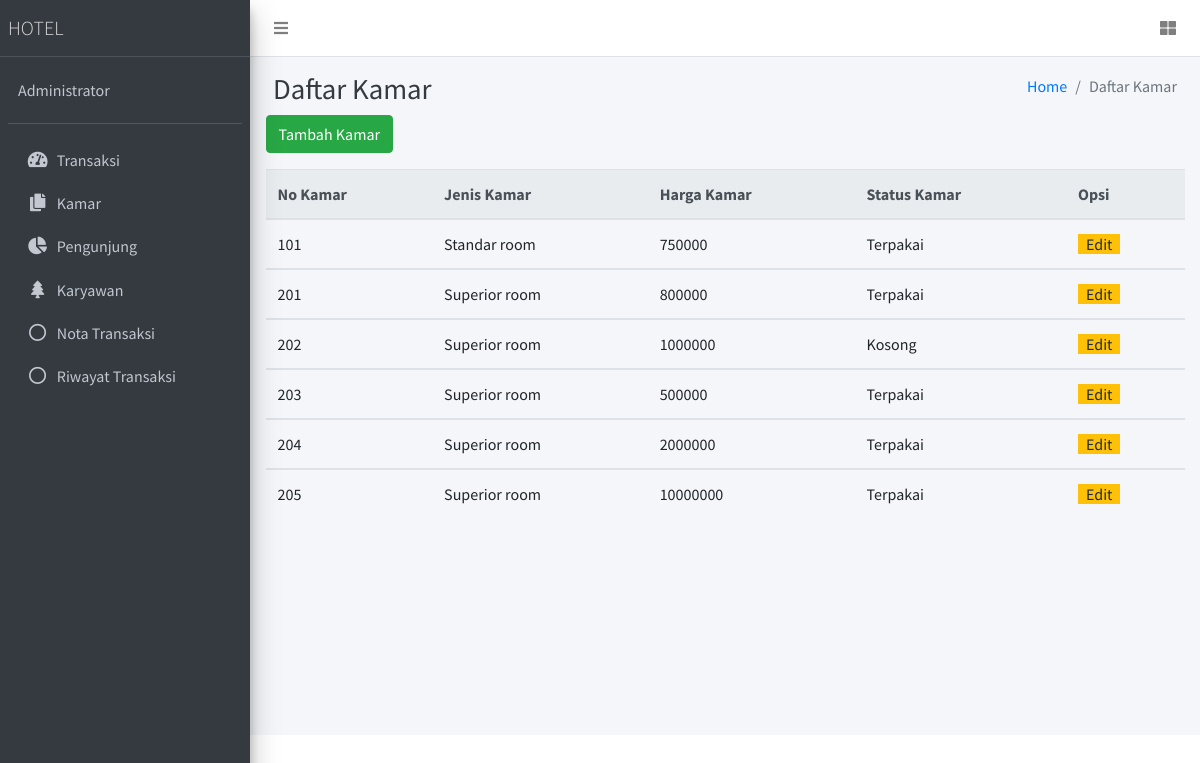
Page /kamar on the committed database.
### tables this page shows
CREATE TABLE `kamar` (
  `no_kamar` int(11) NOT NULL,
  `jenis_kamar` varchar(20) NOT NULL,
  `harga` bigint(20) NOT NULL
);

### app/core/Controller.php (called while the page is built, shortened)
<?php
class Controller
{
    public function view($view, $data = [])
    {
        require_once 'app/views/' . $view . '.php';
    }
    public function model($model)
    {
        return new $model;
    }
}

### app/controllers/Kamar.php (called while the page is built, shortened)
<?php
class Kamar extends Controller
{
    public function index()
    {
        $data['judul'] = "Daftar Kamar";
        $data['active'] = 'kamar';
        $data['kamar'] = $this->model('Kamar_model')->selectAll();
        $this->view('templates/headerhotel', $data);
        $this->view('kamar/index', $data);
        $this->view('templates/footerhotel');
    }
}

### app/core/App.php (called while the page is built, shortened)
<?php
class App
{
    protected $controller = 'transaksi',
        $method = 'index',
        $params = [];
    public function __construct()
    {
        $this->controller = new $this->controller;
        call_user_func_array([$this->controller, $this->method], $this->params);
    }
}

### index.php (called while the page is built, shortened)
<?php
$app = new App;

### app/core/Database.php (called while the page is built, shortened)
<?php
class Database
{
    private $host = DB_HOST;
    private $user = DB_USER;
    private $pass = DB_PASS;
    private $db_name = DB_NAME;
    private $dbh;
    private $stmt;
    public function __construct()
    {
        $dsn = 'mysql:host=' . $this->host . ';dbname=' . $this->db_name;
        $option = [
            PDO::ATTR_PERSISTENT => true,
            PDO::ATTR_ERRMODE => PDO::ERRMODE_EXCEPTION
        ];
        try {
            $this->dbh = new PDO($dsn, $this->user, $this->pass, $option);
        } catch (PDOException $e) {
            die($e->getMessage());
        }
    }
    public function query($query)
    {
        $this->stmt = $this->dbh->prepare($query);
    }
    public function execute()
    {
        $this->stmt->execute();
    }
    public function resultSet()
    {
        $this->execute();
        return $this->stmt->fetchAll(PDO::FETCH_ASSOC);
    }
}

### app/models/Kamar_model.php (called while the page is built, shortened)
<?php
class Kamar_model
{
    private $db;
    public function __construct()
    {
        $this->db = new Database;
    }
    public function selectAll()
    {
        $this->db->query('SELECT a.no_kamar, a.jenis_kamar, a.harga , IF(`status`(' . date('Y-m-d') . ',a.no_kamar)=1,"Kosong","Terpakai") AS ketersediaan
        from kamar a');
        return $this->db->resultSet();
    }
}

### app/views/kamar/index.php (the view, shortened to what this page needs)
<div class="content-header">
    <div class="container" id="flasher">
<div class="container-fluid">
    <div class="row mb-2">
        <div class="col-sm-6">
            <h1 class="m-0 text-dark">Daftar Kamar</h1>
        </div>
        <div class="col-sm-6">
            <ol class="breadcrumb float-sm-right">
                <li class="breadcrumb-item"><a href="<?= BASEURL ?>">Home</a></li>
                <li class="breadcrumb-item active">Daftar Kamar</li>
            </ol>
        </div>
    </div>
</div>
</div>
<form method="POST">
    <div class="container mb-3">
        <button type="button" class="btn btn-success " data-toggle="modal" data-target="#exampleModal">
            Tambah Kamar
        </button>
    </div>
</form>
<div class="container">
    <table class="table">
        <thead class="thead-light">
            <tr>
                <th>No Kamar</th>
                <th>Jenis Kamar</th>
                <th>Harga Kamar</th>
                <th>Status Kamar</th>
                <th>Opsi</th>
            </tr>
        </thead>
        <?php foreach ($data['kamar'] as $kamar) : ?>
            <tbody id="b<?= $kamar['no_kamar'] ?>">
                <tr id="t<?= $kamar['no_kamar'] ?>">
                    <td id='n<?= $kamar['no_kamar'] ?>'><?= $kamar['no_kamar'] ?> </td>
                    <td id='j<?= $kamar['no_kamar'] ?>'><?= $kamar['jenis_kamar'] ?></td>
                    <td id='h<?= $kamar['no_kamar'] ?>'><?= $kamar['harga'] ?></td>
                    <td><?= $kamar['ketersediaan'] ?></td>
                    <td id='o<?= $kamar['no_kamar'] ?>'>
                        <span id="editButton" data-kamar='<?= $kamar['no_kamar'] ?>' class="badge-warning w-25 px-2" style="cursor:pointer">Edit</span>
                    </td>
                </tr>
            </tbody>
        <?php endforeach; ?>
    </table>
</div>

### app/views/templates/headerhotel.php (shortened to what this page needs)
<!DOCTYPE html>
<html>
<head>
    <link rel="stylesheet" href="<?= BASEURL ?>public/plugins/fontawesome-free/css/all.min.css">
    <link rel="stylesheet" href="https://code.ionicframework.com/ionicons/2.0.1/css/ionicons.min.css">
    <link rel="stylesheet" href="<?= BASEURL ?>public/plugins/tempusdominus-bootstrap-4/css/tempusdominus-bootstrap-4.min.css">
    <link rel="stylesheet" href="<?= BASEURL ?>public/plugins/icheck-bootstrap/icheck-bootstrap.min.css">
    <link rel="stylesheet" href="<?= BASEURL ?>public/plugins/jqvmap/jqvmap.min.css">
    <link rel="stylesheet" href="<?= BASEURL ?>public/dist/css/adminlte.min.css">
    <link rel="stylesheet" href="<?= BASEURL ?>public/plugins/overlayScrollbars/css/OverlayScrollbars.min.css">
    <link rel="stylesheet" href="<?= BASEURL ?>public/plugins/daterangepicker/daterangepicker.css">
    <link rel="stylesheet" href="<?= BASEURL ?>public/plugins/summernote/summernote-bs4.css">
</head>
<body class="hold-transition sidebar-mini layout-fixed">
    <div class="wrapper">
        <nav class="main-header navbar navbar-expand navbar-white navbar-light">
            <ul class="navbar-nav">
                <li class="nav-item">
                    <a class="nav-link" data-widget="pushmenu" href="#" role="button"><i class="fas fa-bars"></i></a>
                </li>
            </ul>
            <ul class="navbar-nav ml-auto">
                <li class="nav-item">
                    <a class="nav-link" data-widget="control-sidebar" data-slide="false" href="#" role="button">
                        <i class="fas fa-th-large"></i>
                    </a>
                </li>
            </ul>
        </nav>
        <aside class="main-sidebar sidebar-dark-primary elevation-4">
            <a href="<?= BASEURL ?>" class="brand-link mr-4">
                <span class="brand-text font-weight-light ">HOTEL</span>
            </a>
            <div class="sidebar">
                <div class="user-panel mt-3 pb-3 mb-3 d-flex">
                    <div class="info">
                        <a href="#" class="d-block">Administrator</a>
                    </div>
                </div>
                <nav class="mt-2">
                    <ul class="nav nav-pills nav-sidebar flex-column" role="menu" data-accordion="false">
                        <li class="nav-item has-treeview">
                            <a href="<?= BASEURL ?>transaksi" class="nav-link ">
                                <i class="nav-icon fas fa-tachometer-alt"></i>
                                <p>
                                    Transaksi
                                </p>
                            </a>
                        </li>
                        <li class="nav-item has-treeview">
                            <a href="<?= BASEURL ?>kamar" class="nav-link">
                                <i class="nav-icon fas fa-copy"></i>
                                <p>
                                    Kamar
                                </p>
                            </a>
                        </li>
                        <li class="nav-item has-treeview">
                            <a href="<?= BASEURL ?>pengunjung" class="nav-link">
                                <i class="nav-icon fas fa-chart-pie"></i>
                                <p>
                                    Pengunjung
                                </p>
                            </a>
                        </li>
                        <li class="nav-item has-treeview">
                            <a href="<?= BASEURL ?>karyawan" class="nav-link">
                                <i class="nav-icon fas fa-tree"></i>
                                <p>
                                    Karyawan
                                </p>
                            </a>
                        </li>
                        <li class="nav-item has-treeview">
                            <a href="<?= BASEURL ?>transaksi/daftarTransaksi" class="nav-link">
                                <i class="nav-icon far fa-circle"></i>
                                <p>
                                    Nota Transaksi
                                </p>
                            </a>
                        </li>
                        <li class="nav-item has-treeview">
                            <a href="<?= BASEURL ?>transaksi/riwayatTransaksi" class="nav-link">
                                <i class="nav-icon far fa-circle"></i>
                                <p>
                                    Riwayat Transaksi
                                </p>
                            </a>
                        </li>
                    </ul>
                </nav>
            </div>
        </aside>
        <div class="content-wrapper" style="min-height:678px;">

### app/views/templates/footerhotel.php (shortened to what this page needs)
</div>
</div>
</body>
</html>

### rows in the picture
kamar: no_kamar "101", jenis_kamar "Standar room", harga "750000", ketersediaan "Terpakai"
kamar: no_kamar "201", jenis_kamar "Superior room", harga "800000", ketersediaan "Terpakai"
kamar: no_kamar "202", jenis_kamar "Superior room", harga "1000000", ketersediaan "Kosong"
kamar: no_kamar "203", jenis_kamar "Superior room", harga "500000", ketersediaan "Terpakai"
kamar: no_kamar "204", jenis_kamar "Superior room", harga "2000000", ketersediaan "Terpakai"
kamar: no_kamar "205", jenis_kamar "Superior room", harga "10000000", ketersediaan "Terpakai"
